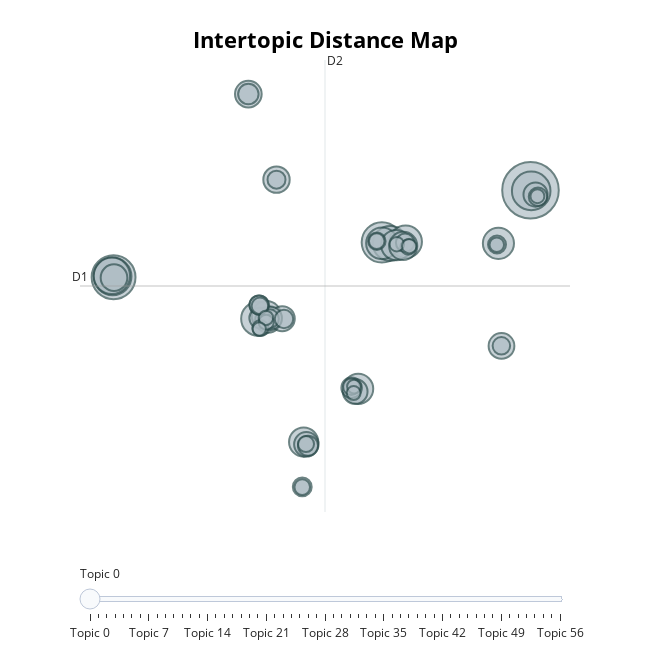

The cell this chart's notebook holds for it:
### Code cell
# bert topic modelling for caption
topic_model_base_caption = BERTopic(embedding_model="paraphrase-MiniLM-L6-v2", 
                                  calculate_probabilities=True, verbose=True, 
                                  top_n_words=10, n_gram_range=(1,2),
                                  language='en_core_web_lg')
# fit and transform caption
caption_topic_base, caption_prob_base = topic_model_base_caption.fit_transform(df_merge['caption'].to_list())

# get title topic
print(topic_model_base_caption.get_topic_info())

# export title topic
topic_model_base_caption.get_topic_info().to_csv('data/nlp_output/caption_topic_base.csv')

# create column with topic and probability(shape 3663, 65 )
df_merge['caption_topic'] = caption_topic_base
df_caption_prep = pd.concat([df_merge, pd.DataFrame(caption_prob_base)], axis=1)

df_caption_prep.to_csv('data/df_caption_base.csv', index=False)

# visualize title topic
topic_model_base_caption.visualize_topics()
